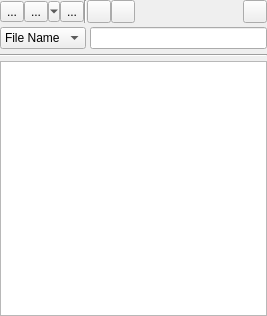
<?xml version="1.0" encoding="UTF-8"?>
<ui version="4.0">
 <class>ProjectDirectoryWidget</class>
 <widget class="QWidget" name="ProjectDirectoryWidget">
  <property name="geometry">
   <rect>
    <x>0</x>
    <y>0</y>
    <width>267</width>
    <height>316</height>
   </rect>
  </property>
  <layout class="QVBoxLayout" name="verticalLayout">
   <property name="spacing">
    <number>4</number>
   </property>
   <property name="margin">
    <number>0</number>
   </property>
   <item>
    <layout class="QHBoxLayout">
     <property name="spacing">
      <number>0</number>
     </property>
     <property name="margin">
      <number>0</number>
     </property>
     <item>
      <widget class="QToolButton" name="_new_project_button">
       <property name="text">
        <string>...</string>
       </property>
       <property name="icon">
        <iconset resource="../../xinx/application.qrc">
         <normaloff>:/images/window_new.png</normaloff>:/images/window_new.png</iconset>
       </property>
      </widget>
     </item>
     <item>
      <widget class="QToolButton" name="_open_project_button">
       <property name="text">
        <string>...</string>
       </property>
       <property name="icon">
        <iconset resource="../../xinx/application.qrc">
         <normaloff>:/images/project_open.png</normaloff>:/images/project_open.png</iconset>
       </property>
       <property name="popupMode">
        <enum>QToolButton::MenuButtonPopup</enum>
       </property>
      </widget>
     </item>
     <item>
      <widget class="QToolButton" name="_close_selected_project_button">
       <property name="text">
        <string>...</string>
       </property>
       <property name="icon">
        <iconset resource="../../xinx/application.qrc">
         <normaloff>:/images/project_close.png</normaloff>:/images/project_close.png</iconset>
       </property>
      </widget>
     </item>
     <item>
      <widget class="Line" name="line">
       <property name="orientation">
        <enum>Qt::Vertical</enum>
       </property>
      </widget>
     </item>
     <item>
      <widget class="QToolButton" name="_update_selected_project_button">
       <property name="toolTip">
        <string>Update project</string>
       </property>
       <property name="whatsThis">
        <string>Call the update fonction of your &lt;i&gt;revision control system&lt;/i&gt; for all the project directory.</string>
       </property>
       <property name="icon">
        <iconset resource="../../xinx/application.qrc">
         <normaloff>:/images/vcs_update.png</normaloff>:/images/vcs_update.png</iconset>
       </property>
      </widget>
     </item>
     <item>
      <widget class="QToolButton" name="_commit_selected_project_button">
       <property name="toolTip">
        <string>Commit project</string>
       </property>
       <property name="whatsThis">
        <string>&lt;p&gt;Call the commit method of your &lt;i&gt;revision control sytem&lt;/i&gt; for all the project directory. An optional message can be added.&lt;/p&gt;
&lt;p&gt;&lt;i&gt;Only &lt;b&gt;XINX&lt;/b&gt; managed files are commited to the repository.&lt;/i&gt;&lt;/p&gt;</string>
       </property>
       <property name="icon">
        <iconset resource="../../xinx/application.qrc">
         <normaloff>:/images/vcs_commit.png</normaloff>:/images/vcs_commit.png</iconset>
       </property>
      </widget>
     </item>
     <item>
      <spacer>
       <property name="orientation">
        <enum>Qt::Horizontal</enum>
       </property>
       <property name="sizeHint" stdset="0">
        <size>
         <width>141</width>
         <height>20</height>
        </size>
       </property>
      </spacer>
     </item>
     <item>
      <widget class="QToolButton" name="_flat_view_button">
       <property name="whatsThis">
        <string>If checked the list is showed as flat instead of tree. Each list of file is preceded of a directory header.</string>
       </property>
       <property name="icon">
        <iconset resource="../../xinx/application.qrc">
         <normaloff>:/images/flatlist.png</normaloff>:/images/flatlist.png</iconset>
       </property>
      </widget>
     </item>
    </layout>
   </item>
   <item>
    <layout class="QHBoxLayout" name="horizontalLayout">
     <item>
      <widget class="QComboBox" name="_filter_type">
       <item>
        <property name="text">
         <string>File Name</string>
        </property>
       </item>
       <item>
        <property name="text">
         <string>Size</string>
        </property>
       </item>
       <item>
        <property name="text">
         <string>Date</string>
        </property>
       </item>
       <item>
        <property name="text">
         <string>Contains</string>
        </property>
       </item>
       <item>
        <property name="text">
         <string>Status</string>
        </property>
       </item>
      </widget>
     </item>
     <item>
      <widget class="QStackedWidget" name="_filter_pages">
       <property name="sizePolicy">
        <sizepolicy hsizetype="Preferred" vsizetype="Maximum">
         <horstretch>0</horstretch>
         <verstretch>0</verstretch>
        </sizepolicy>
       </property>
       <property name="currentIndex">
        <number>0</number>
       </property>
       <widget class="QWidget" name="_filter_filename_page">
        <layout class="QHBoxLayout" name="horizontalLayout_2">
         <property name="margin">
          <number>0</number>
         </property>
         <item>
          <widget class="XinxLineEdit" name="_filter_filename_edit">
           <property name="whatsThis">
            <string>Filter the view on files present in the project directory. (joker as * and ? can be used). When filter is actived, the view is automatically switched in flat view. When filter is cleared, the view is switched in tree view.</string>
           </property>
          </widget>
         </item>
        </layout>
       </widget>
       <widget class="QWidget" name="_filter_size_page">
        <layout class="QHBoxLayout" name="horizontalLayout_3">
         <property name="margin">
          <number>0</number>
         </property>
         <item>
          <widget class="QComboBox" name="_filter_operator">
           <item>
            <property name="text">
             <string>&gt;</string>
            </property>
           </item>
           <item>
            <property name="text">
             <string>&gt;=</string>
            </property>
           </item>
           <item>
            <property name="text">
             <string>=</string>
            </property>
           </item>
           <item>
            <property name="text">
             <string>&lt;=</string>
            </property>
           </item>
           <item>
            <property name="text">
             <string>&lt;</string>
            </property>
           </item>
           <item>
            <property name="text">
             <string>&lt;&gt;</string>
            </property>
           </item>
          </widget>
         </item>
         <item>
          <widget class="QDoubleSpinBox" name="_filter_size">
           <property name="suffix">
            <string> kb</string>
           </property>
           <property name="maximum">
            <double>10240000.000000000000000</double>
           </property>
           <property name="value">
            <double>1.000000000000000</double>
           </property>
          </widget>
         </item>
        </layout>
       </widget>
       <widget class="QWidget" name="_filter_date_page">
        <layout class="QGridLayout" name="gridLayout">
         <property name="margin">
          <number>0</number>
         </property>
         <item row="0" column="0">
          <widget class="QDateEdit" name="_filter_date"/>
         </item>
        </layout>
       </widget>
       <widget class="QWidget" name="_filter_contains_page">
        <layout class="QGridLayout" name="gridLayout_2">
         <property name="margin">
          <number>0</number>
         </property>
         <item row="0" column="0">
          <widget class="XinxLineEdit" name="_filter_contains">
           <property name="whatsThis">
            <string>Filter the view on files present in the project directory. (joker as * and ? can be used). When filter is actived, the view is automatically switched in flat view. When filter is cleared, the view is switched in tree view.</string>
           </property>
          </widget>
         </item>
        </layout>
       </widget>
       <widget class="QWidget" name="_filter_status_page">
        <layout class="QGridLayout" name="gridLayout_3">
         <property name="margin">
          <number>0</number>
         </property>
         <item row="0" column="0">
          <widget class="QComboBox" name="_filter_state">
           <item>
            <property name="text">
             <string>Modified</string>
            </property>
           </item>
           <item>
            <property name="text">
             <string>Added</string>
            </property>
           </item>
           <item>
            <property name="text">
             <string>Removed</string>
            </property>
           </item>
           <item>
            <property name="text">
             <string>To update</string>
            </property>
           </item>
           <item>
            <property name="text">
             <string>Updated</string>
            </property>
           </item>
          </widget>
         </item>
        </layout>
       </widget>
      </widget>
     </item>
    </layout>
   </item>
   <item>
    <widget class="Line" name="line_2">
     <property name="orientation">
      <enum>Qt::Horizontal</enum>
     </property>
    </widget>
   </item>
   <item>
    <widget class="QTreeView" name="_directory_view">
     <property name="whatsThis">
      <string>&lt;p&gt;This view show all file in the project directory (and may be filtered by the field upper).&lt;/p&gt;
&lt;p&gt;By a right click with your mouse on a file, you can :&lt;/p&gt;
&lt;ul&gt;&lt;li&gt;Compare the file with the standard&lt;/li&gt;
&lt;li&gt;Compare the file with the head version&lt;/li&gt;
&lt;li&gt;Update the file from &lt;i&gt;revision control system&lt;/i&gt;.&lt;/li&gt;
&lt;li&gt;Remove the file from &lt;i&gt;revision control system&lt;/i&gt;.&lt;/li&gt;
&lt;li&gt;Add the file to &lt;i&gt;revision control system.&lt;/i&gt;&lt;/li&gt;
&lt;li&gt;Commit the file to &lt;i&gt;revision control system.&lt;/i&gt;&lt;/li&gt;&lt;/ul&gt;
&lt;p&gt;You can compare two file too.&lt;/p&gt;</string>
     </property>
     <property name="dragEnabled">
      <bool>true</bool>
     </property>
     <property name="dragDropMode">
      <enum>QAbstractItemView::DragOnly</enum>
     </property>
     <property name="selectionMode">
      <enum>QAbstractItemView::ExtendedSelection</enum>
     </property>
     <property name="animated">
      <bool>true</bool>
     </property>
     <attribute name="headerVisible">
      <bool>false</bool>
     </attribute>
    </widget>
   </item>
  </layout>
 </widget>
 <customwidgets>
  <customwidget>
   <class>XinxLineEdit</class>
   <extends>QLineEdit</extends>
   <header location="global">xinxlineedit.h</header>
  </customwidget>
 </customwidgets>
 <resources>
  <include location="../../xinx/application.qrc"/>
 </resources>
 <connections>
  <connection>
   <sender>_filter_type</sender>
   <signal>currentIndexChanged(int)</signal>
   <receiver>_filter_pages</receiver>
   <slot>setCurrentIndex(int)</slot>
   <hints>
    <hint type="sourcelabel">
     <x>39</x>
     <y>43</y>
    </hint>
    <hint type="destinationlabel">
     <x>173</x>
     <y>43</y>
    </hint>
   </hints>
  </connection>
 </connections>
</ui>
